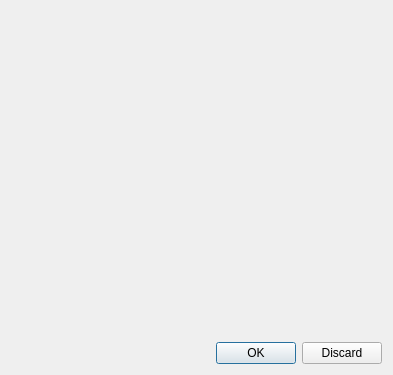
<?xml version="1.0" encoding="UTF-8"?>
<ui version="4.0">
 <class>FixStateFilenamesDialog</class>
 <widget class="QDialog" name="FixStateFilenamesDialog">
  <property name="geometry">
   <rect>
    <x>0</x>
    <y>0</y>
    <width>393</width>
    <height>375</height>
   </rect>
  </property>
  <property name="windowTitle">
   <string>Fix Paths in State File</string>
  </property>
  <layout class="QVBoxLayout" name="verticalLayout">
   <item>
    <spacer name="verticalSpacer">
     <property name="orientation">
      <enum>Qt::Vertical</enum>
     </property>
     <property name="sizeHint" stdset="0">
      <size>
       <width>20</width>
       <height>303</height>
      </size>
     </property>
    </spacer>
   </item>
   <item>
    <widget class="QDialogButtonBox" name="buttonBox">
     <property name="orientation">
      <enum>Qt::Horizontal</enum>
     </property>
     <property name="standardButtons">
      <set>QDialogButtonBox::Discard|QDialogButtonBox::Ok</set>
     </property>
    </widget>
   </item>
  </layout>
 </widget>
 <resources/>
 <connections>
  <connection>
   <sender>buttonBox</sender>
   <signal>accepted()</signal>
   <receiver>FixStateFilenamesDialog</receiver>
   <slot>accept()</slot>
   <hints>
    <hint type="sourcelabel">
     <x>248</x>
     <y>254</y>
    </hint>
    <hint type="destinationlabel">
     <x>157</x>
     <y>274</y>
    </hint>
   </hints>
  </connection>
  <connection>
   <sender>buttonBox</sender>
   <signal>rejected()</signal>
   <receiver>FixStateFilenamesDialog</receiver>
   <slot>reject()</slot>
   <hints>
    <hint type="sourcelabel">
     <x>316</x>
     <y>260</y>
    </hint>
    <hint type="destinationlabel">
     <x>286</x>
     <y>274</y>
    </hint>
   </hints>
  </connection>
 </connections>
</ui>
